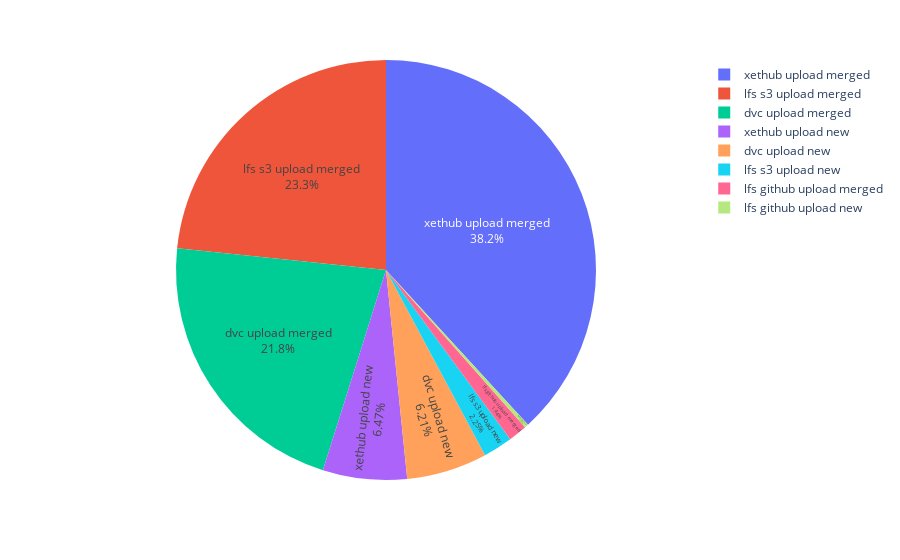

The code cell stored with this chart in its notebook:
### Code cell
import plotly.express as px

grouped = groups.sum()
fig = px.pie(grouped, values='time', names=grouped.index)

# Customize the plot as needed
fig.update_traces(textposition='inside', textinfo='percent+label')

# Show the plot
fig.show()

### Figure 1 — Plotly figure (JSON) as saved in the notebook; plotly's stock layout.template omitted (floating-point values rounded to 4 significant figures)
{"data": [{"domain": {"x": [0, 1], "y": [0, 1]}, "hovertemplate": "function=%{label}<br>time=%{value}<extra></extra>", "labels": ["dvc upload merged", "dvc upload new", "lfs github upload merged", "lfs github upload new", "lfs s3 upload merged", "lfs s3 upload new", "xethub upload merged", "xethub upload new"], "legendgroup": "", "name": "", "showlegend": true, "textinfo": "percent+label", "textposition": "inside", "type": "pie", "values": [8249.0, 2349.0, 545.9, 114.7, 8834.0, 853.1, 14450.0, 2448.0]}], "layout": {"autosize": true, "legend": {"tracegroupgap": 0}, "margin": {"t": 60}}}
